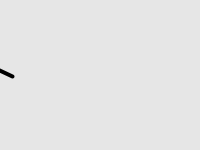
Frame 1 (no input)
Frame 60 (the mouse pressed at the canvas centre just before this capture): identical to frame 1, image omitted
Frame 120 (the mouse held since frame 60 and released just before this capture): identical to frame 1, image omitted

The Processing sketch that drew this single still picture (run headless with seeded random() and noise(); from frame 60 on, the mouse is pressed at the canvas centre):

// Processing sketch: Exercise_25_1
// ── Exercise_25_1.pde
//Exercise 25.1

int l = 12;
 
void setup() {
  size(200, 150);
  smooth();
  strokeWeight(4);
}
void draw() {
background(230);
if ((keyPressed == true) && (key == '4')) { 
l++; 
}
  line(l, 76, l-66, 45);
}
